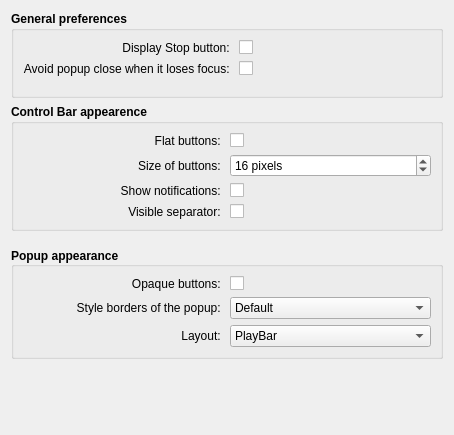
<?xml version="1.0" encoding="UTF-8"?>
<ui version="4.0">
 <class>Form</class>
 <widget class="QWidget" name="Form">
  <property name="windowModality">
   <enum>Qt::WindowModal</enum>
  </property>
  <property name="geometry">
   <rect>
    <x>0</x>
    <y>0</y>
    <width>454</width>
    <height>435</height>
   </rect>
  </property>
  <property name="sizePolicy">
   <sizepolicy hsizetype="Preferred" vsizetype="Expanding">
    <horstretch>0</horstretch>
    <verstretch>0</verstretch>
   </sizepolicy>
  </property>
  <property name="windowTitle">
   <string>Form</string>
  </property>
  <property name="autoFillBackground">
   <bool>false</bool>
  </property>
  <layout class="QVBoxLayout" name="verticalLayout_3">
   <item>
    <widget class="QGroupBox" name="groupBox_3">
     <property name="font">
      <font>
       <weight>75</weight>
       <bold>true</bold>
      </font>
     </property>
     <property name="title">
      <string>General preferences</string>
     </property>
     <property name="flat">
      <bool>false</bool>
     </property>
     <layout class="QVBoxLayout" name="verticalLayout_4">
      <item>
       <layout class="QGridLayout" name="gridLayout_3">
        <property name="sizeConstraint">
         <enum>QLayout::SetFixedSize</enum>
        </property>
        <item row="0" column="0">
         <widget class="QLabel" name="label_2">
          <property name="sizePolicy">
           <sizepolicy hsizetype="Preferred" vsizetype="Preferred">
            <horstretch>0</horstretch>
            <verstretch>0</verstretch>
           </sizepolicy>
          </property>
          <property name="font">
           <font>
            <weight>50</weight>
            <bold>false</bold>
            <kerning>true</kerning>
           </font>
          </property>
          <property name="layoutDirection">
           <enum>Qt::LeftToRight</enum>
          </property>
          <property name="text">
           <string>Display Stop button: </string>
          </property>
          <property name="alignment">
           <set>Qt::AlignRight|Qt::AlignTrailing|Qt::AlignVCenter</set>
          </property>
         </widget>
        </item>
        <item row="0" column="1">
         <widget class="QCheckBox" name="kcfg_showStop">
          <property name="font">
           <font>
            <weight>50</weight>
            <bold>false</bold>
           </font>
          </property>
          <property name="layoutDirection">
           <enum>Qt::LeftToRight</enum>
          </property>
          <property name="text">
           <string/>
          </property>
         </widget>
        </item>
        <item row="1" column="0">
         <widget class="QLabel" name="label_4">
          <property name="sizePolicy">
           <sizepolicy hsizetype="Preferred" vsizetype="Preferred">
            <horstretch>0</horstretch>
            <verstretch>0</verstretch>
           </sizepolicy>
          </property>
          <property name="font">
           <font>
            <weight>50</weight>
            <bold>false</bold>
           </font>
          </property>
          <property name="text">
           <string>Avoid popup close when it loses focus: </string>
          </property>
          <property name="alignment">
           <set>Qt::AlignRight|Qt::AlignTrailing|Qt::AlignVCenter</set>
          </property>
         </widget>
        </item>
        <item row="1" column="1">
         <widget class="QCheckBox" name="kcfg_windowFlagDialog">
          <property name="font">
           <font>
            <weight>50</weight>
            <bold>false</bold>
           </font>
          </property>
          <property name="toolTip">
           <string>The window behaves like a dialogue, correcting an 
annoying behavior. If you use CairoDock or Plank 
disable this option or create a KWin rule for &quot;Plasma&quot;.</string>
          </property>
          <property name="text">
           <string/>
          </property>
         </widget>
        </item>
       </layout>
      </item>
      <item>
       <spacer name="verticalSpacer_2">
        <property name="orientation">
         <enum>Qt::Vertical</enum>
        </property>
        <property name="sizeType">
         <enum>QSizePolicy::Minimum</enum>
        </property>
        <property name="sizeHint" stdset="0">
         <size>
          <width>20</width>
          <height>10</height>
         </size>
        </property>
       </spacer>
      </item>
     </layout>
    </widget>
   </item>
   <item>
    <widget class="QGroupBox" name="groupBox_2">
     <property name="font">
      <font>
       <weight>75</weight>
       <italic>false</italic>
       <bold>true</bold>
      </font>
     </property>
     <property name="title">
      <string>Control Bar appearence</string>
     </property>
     <property name="flat">
      <bool>false</bool>
     </property>
     <layout class="QVBoxLayout" name="verticalLayout_2">
      <item>
       <layout class="QGridLayout" name="gridLayout_2">
        <property name="sizeConstraint">
         <enum>QLayout::SetFixedSize</enum>
        </property>
        <item row="1" column="1">
         <widget class="QSpinBox" name="kcfg_buttonSize">
          <property name="sizePolicy">
           <sizepolicy hsizetype="Minimum" vsizetype="Fixed">
            <horstretch>0</horstretch>
            <verstretch>0</verstretch>
           </sizepolicy>
          </property>
          <property name="font">
           <font>
            <weight>50</weight>
            <bold>false</bold>
           </font>
          </property>
          <property name="inputMethodHints">
           <set>Qt::ImhNone</set>
          </property>
          <property name="wrapping">
           <bool>true</bool>
          </property>
          <property name="frame">
           <bool>true</bool>
          </property>
          <property name="readOnly">
           <bool>false</bool>
          </property>
          <property name="buttonSymbols">
           <enum>QAbstractSpinBox::UpDownArrows</enum>
          </property>
          <property name="specialValueText">
           <string/>
          </property>
          <property name="correctionMode">
           <enum>QAbstractSpinBox::CorrectToNearestValue</enum>
          </property>
          <property name="keyboardTracking">
           <bool>true</bool>
          </property>
          <property name="suffix">
           <string> pixels</string>
          </property>
          <property name="prefix">
           <string/>
          </property>
          <property name="minimum">
           <number>16</number>
          </property>
          <property name="maximum">
           <number>50</number>
          </property>
          <property name="singleStep">
           <number>2</number>
          </property>
         </widget>
        </item>
        <item row="0" column="0">
         <widget class="QLabel" name="label_5">
          <property name="font">
           <font>
            <weight>50</weight>
            <bold>false</bold>
           </font>
          </property>
          <property name="text">
           <string>Flat buttons: </string>
          </property>
          <property name="alignment">
           <set>Qt::AlignRight|Qt::AlignTrailing|Qt::AlignVCenter</set>
          </property>
         </widget>
        </item>
        <item row="0" column="1">
         <widget class="QCheckBox" name="kcfg_flatButtons">
          <property name="font">
           <font>
            <weight>50</weight>
            <bold>false</bold>
           </font>
          </property>
          <property name="text">
           <string/>
          </property>
         </widget>
        </item>
        <item row="2" column="0">
         <widget class="QLabel" name="label_8">
          <property name="font">
           <font>
            <weight>50</weight>
            <bold>false</bold>
           </font>
          </property>
          <property name="text">
           <string>Show notifications: </string>
          </property>
          <property name="alignment">
           <set>Qt::AlignRight|Qt::AlignTrailing|Qt::AlignVCenter</set>
          </property>
         </widget>
        </item>
        <item row="2" column="1">
         <widget class="QCheckBox" name="kcfg_showNotifications">
          <property name="font">
           <font>
            <weight>50</weight>
            <bold>false</bold>
           </font>
          </property>
          <property name="text">
           <string/>
          </property>
         </widget>
        </item>
        <item row="3" column="0">
         <widget class="QLabel" name="label_7">
          <property name="sizePolicy">
           <sizepolicy hsizetype="Preferred" vsizetype="Minimum">
            <horstretch>0</horstretch>
            <verstretch>0</verstretch>
           </sizepolicy>
          </property>
          <property name="font">
           <font>
            <weight>50</weight>
            <bold>false</bold>
           </font>
          </property>
          <property name="text">
           <string>Visible separator: </string>
          </property>
          <property name="alignment">
           <set>Qt::AlignRight|Qt::AlignTrailing|Qt::AlignVCenter</set>
          </property>
         </widget>
        </item>
        <item row="3" column="1">
         <widget class="QCheckBox" name="kcfg_separatorVisible">
          <property name="font">
           <font>
            <weight>50</weight>
            <bold>false</bold>
           </font>
          </property>
          <property name="text">
           <string/>
          </property>
         </widget>
        </item>
        <item row="1" column="0">
         <widget class="QLabel" name="label_9">
          <property name="font">
           <font>
            <weight>50</weight>
            <bold>false</bold>
           </font>
          </property>
          <property name="text">
           <string>Size of buttons: </string>
          </property>
          <property name="alignment">
           <set>Qt::AlignRight|Qt::AlignTrailing|Qt::AlignVCenter</set>
          </property>
         </widget>
        </item>
       </layout>
      </item>
     </layout>
    </widget>
   </item>
   <item>
    <spacer name="verticalSpacer_3">
     <property name="orientation">
      <enum>Qt::Vertical</enum>
     </property>
     <property name="sizeType">
      <enum>QSizePolicy::Minimum</enum>
     </property>
     <property name="sizeHint" stdset="0">
      <size>
       <width>20</width>
       <height>10</height>
      </size>
     </property>
    </spacer>
   </item>
   <item>
    <widget class="QGroupBox" name="groupBox">
     <property name="font">
      <font>
       <weight>75</weight>
       <bold>true</bold>
      </font>
     </property>
     <property name="layoutDirection">
      <enum>Qt::LeftToRight</enum>
     </property>
     <property name="title">
      <string>Popup appearance</string>
     </property>
     <property name="alignment">
      <set>Qt::AlignLeading|Qt::AlignLeft|Qt::AlignVCenter</set>
     </property>
     <property name="flat">
      <bool>false</bool>
     </property>
     <property name="checkable">
      <bool>false</bool>
     </property>
     <layout class="QVBoxLayout" name="verticalLayout">
      <item>
       <layout class="QGridLayout" name="gridLayout_1">
        <property name="sizeConstraint">
         <enum>QLayout::SetFixedSize</enum>
        </property>
        <item row="0" column="1">
         <widget class="QCheckBox" name="kcfg_opaqueIcons">
          <property name="font">
           <font>
            <weight>50</weight>
            <bold>false</bold>
           </font>
          </property>
          <property name="toolTip">
           <string/>
          </property>
          <property name="layoutDirection">
           <enum>Qt::LeftToRight</enum>
          </property>
          <property name="autoFillBackground">
           <bool>false</bool>
          </property>
          <property name="text">
           <string/>
          </property>
          <property name="checkable">
           <bool>true</bool>
          </property>
          <property name="checked">
           <bool>false</bool>
          </property>
          <property name="autoRepeat">
           <bool>false</bool>
          </property>
          <property name="autoExclusive">
           <bool>false</bool>
          </property>
         </widget>
        </item>
        <item row="0" column="0">
         <widget class="QLabel" name="label_1">
          <property name="sizePolicy">
           <sizepolicy hsizetype="Preferred" vsizetype="Preferred">
            <horstretch>0</horstretch>
            <verstretch>0</verstretch>
           </sizepolicy>
          </property>
          <property name="font">
           <font>
            <weight>50</weight>
            <bold>false</bold>
           </font>
          </property>
          <property name="layoutDirection">
           <enum>Qt::LeftToRight</enum>
          </property>
          <property name="text">
           <string>Opaque buttons: </string>
          </property>
          <property name="alignment">
           <set>Qt::AlignRight|Qt::AlignTrailing|Qt::AlignVCenter</set>
          </property>
         </widget>
        </item>
        <item row="1" column="1">
         <widget class="QComboBox" name="kcfg_popupStyle">
          <property name="sizePolicy">
           <sizepolicy hsizetype="Preferred" vsizetype="Preferred">
            <horstretch>0</horstretch>
            <verstretch>0</verstretch>
           </sizepolicy>
          </property>
          <property name="font">
           <font>
            <weight>50</weight>
            <bold>false</bold>
           </font>
          </property>
          <property name="editable">
           <bool>false</bool>
          </property>
          <property name="currentIndex">
           <number>0</number>
          </property>
          <property name="maxVisibleItems">
           <number>2</number>
          </property>
          <property name="duplicatesEnabled">
           <bool>false</bool>
          </property>
          <item>
           <property name="text">
            <string>Default</string>
           </property>
          </item>
          <item>
           <property name="text">
            <string>Always display all the edges</string>
           </property>
          </item>
         </widget>
        </item>
        <item row="1" column="0">
         <widget class="QLabel" name="label_3">
          <property name="sizePolicy">
           <sizepolicy hsizetype="Preferred" vsizetype="Minimum">
            <horstretch>0</horstretch>
            <verstretch>0</verstretch>
           </sizepolicy>
          </property>
          <property name="font">
           <font>
            <weight>50</weight>
            <bold>false</bold>
           </font>
          </property>
          <property name="text">
           <string>Style borders of the popup: </string>
          </property>
          <property name="alignment">
           <set>Qt::AlignRight|Qt::AlignTrailing|Qt::AlignVCenter</set>
          </property>
         </widget>
        </item>
        <item row="2" column="0">
         <widget class="QLabel" name="label_6">
          <property name="sizePolicy">
           <sizepolicy hsizetype="Preferred" vsizetype="Minimum">
            <horstretch>0</horstretch>
            <verstretch>0</verstretch>
           </sizepolicy>
          </property>
          <property name="font">
           <font>
            <weight>50</weight>
            <bold>false</bold>
           </font>
          </property>
          <property name="text">
           <string>Layout: </string>
          </property>
          <property name="alignment">
           <set>Qt::AlignRight|Qt::AlignTrailing|Qt::AlignVCenter</set>
          </property>
         </widget>
        </item>
        <item row="2" column="1">
         <widget class="QComboBox" name="kcfg_PlayBarLayout">
          <property name="font">
           <font>
            <weight>50</weight>
            <italic>false</italic>
            <bold>false</bold>
            <underline>false</underline>
           </font>
          </property>
          <property name="maxVisibleItems">
           <number>2</number>
          </property>
          <item>
           <property name="text">
            <string>PlayBar</string>
           </property>
          </item>
          <item>
           <property name="text">
            <string>Minimalist</string>
           </property>
          </item>
         </widget>
        </item>
       </layout>
      </item>
     </layout>
    </widget>
   </item>
   <item>
    <spacer name="verticalSpacer">
     <property name="orientation">
      <enum>Qt::Vertical</enum>
     </property>
     <property name="sizeType">
      <enum>QSizePolicy::Expanding</enum>
     </property>
     <property name="sizeHint" stdset="0">
      <size>
       <width>20</width>
       <height>0</height>
      </size>
     </property>
    </spacer>
   </item>
  </layout>
  <action name="kcfg_PlayPause_2">
   <property name="text">
    <string>playpause</string>
   </property>
   <property name="shortcutContext">
    <enum>Qt::WidgetWithChildrenShortcut</enum>
   </property>
  </action>
 </widget>
 <tabstops>
  <tabstop>kcfg_showStop</tabstop>
  <tabstop>kcfg_windowFlagDialog</tabstop>
  <tabstop>kcfg_flatButtons</tabstop>
  <tabstop>kcfg_showNotifications</tabstop>
  <tabstop>kcfg_separatorVisible</tabstop>
  <tabstop>kcfg_opaqueIcons</tabstop>
  <tabstop>kcfg_popupStyle</tabstop>
  <tabstop>kcfg_PlayBarLayout</tabstop>
 </tabstops>
 <resources/>
 <connections/>
</ui>
